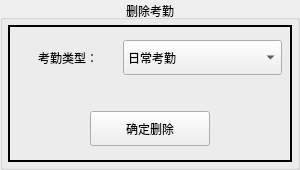
              <widget class="QGroupBox" name="groupBox_delete">
               <property name="geometry">
                <rect>
                 <x>270</x>
                 <y>394</y>
                 <width>300</width>
                 <height>170</height>
                </rect>
               </property>
               <property name="styleSheet">
                <string notr="true">*
{
font: 12pt &quot;楷体&quot;;
}</string>
               </property>
               <property name="title">
                <string>删除考勤</string>
               </property>
               <property name="alignment">
                <set>Qt::AlignCenter</set>
               </property>
               <layout class="QVBoxLayout" name="verticalLayout_14">
                <property name="leftMargin">
                 <number>5</number>
                </property>
                <property name="topMargin">
                 <number>5</number>
                </property>
                <property name="rightMargin">
                 <number>5</number>
                </property>
                <property name="bottomMargin">
                 <number>5</number>
                </property>
                <item>
                 <widget class="QWidget" name="widget_delete" native="true">
                  <property name="styleSheet">
                   <string notr="true">#widget_delete
{
border:2px solid;
}</string>
                  </property>
                  <layout class="QVBoxLayout" name="verticalLayout_15">
                   <property name="spacing">
                    <number>5</number>
                   </property>
                   <property name="leftMargin">
                    <number>10</number>
                   </property>
                   <property name="topMargin">
                    <number>0</number>
                   </property>
                   <property name="rightMargin">
                    <number>10</number>
                   </property>
                   <property name="bottomMargin">
                    <number>0</number>
                   </property>
                   <item>
                    <widget class="QWidget" name="widget_23" native="true">
                     <layout class="QHBoxLayout" name="horizontalLayout_34">
                      <property name="spacing">
                       <number>5</number>
                      </property>
                      <property name="leftMargin">
                       <number>0</number>
                      </property>
                      <property name="topMargin">
                       <number>0</number>
                      </property>
                      <property name="rightMargin">
                       <number>0</number>
                      </property>
                      <property name="bottomMargin">
                       <number>0</number>
                      </property>
                      <item>
                       <widget class="QLabel" name="groupBox_delete_type_lbl">
                        <property name="maximumSize">
                         <size>
                          <width>100</width>
                          <height>9999</height>
                         </size>
                        </property>
                        <property name="text">
                         <string>考勤类型：</string>
                        </property>
                        <property name="alignment">
                         <set>Qt::AlignCenter</set>
                        </property>
                       </widget>
                      </item>
                      <item>
                       <widget class="QComboBox" name="groupBox_delete_type_box">
                        <property name="minimumSize">
                         <size>
                          <width>0</width>
                          <height>35</height>
                         </size>
                        </property>
                        <item>
                         <property name="text">
                          <string>日常考勤</string>
                         </property>
                        </item>
                       </widget>
                      </item>
                     </layout>
                    </widget>
                   </item>
                   <item>
                    <widget class="QWidget" name="widget_24" native="true">
                     <layout class="QHBoxLayout" name="horizontalLayout_35">
                      <property name="spacing">
                       <number>0</number>
                      </property>
                      <property name="leftMargin">
                       <number>0</number>
                      </property>
                      <property name="topMargin">
                       <number>0</number>
                      </property>
                      <property name="rightMargin">
                       <number>0</number>
                      </property>
                      <property name="bottomMargin">
                       <number>0</number>
                      </property>
                      <item>
                       <spacer name="horizontalSpacer_15">
                        <property name="orientation">
                         <enum>Qt::Horizontal</enum>
                        </property>
                        <property name="sizeHint" stdset="0">
                         <size>
                          <width>77</width>
                          <height>20</height>
                         </size>
                        </property>
                       </spacer>
                      </item>
                      <item>
                       <widget class="QPushButton" name="btn_Root_Update_delete">
                        <property name="minimumSize">
                         <size>
                          <width>120</width>
                          <height>35</height>
                         </size>
                        </property>
                        <property name="text">
                         <string>确定删除</string>
                        </property>
                       </widget>
                      </item>
                      <item>
                       <spacer name="horizontalSpacer_16">
                        <property name="orientation">
                         <enum>Qt::Horizontal</enum>
                        </property>
                        <property name="sizeHint" stdset="0">
                         <size>
                          <width>76</width>
                          <height>20</height>
                         </size>
                        </property>
                       </spacer>
                      </item>
                     </layout>
                    </widget>
                   </item>
                  </layout>
                 </widget>
                </item>
               </layout>
              </widget>
